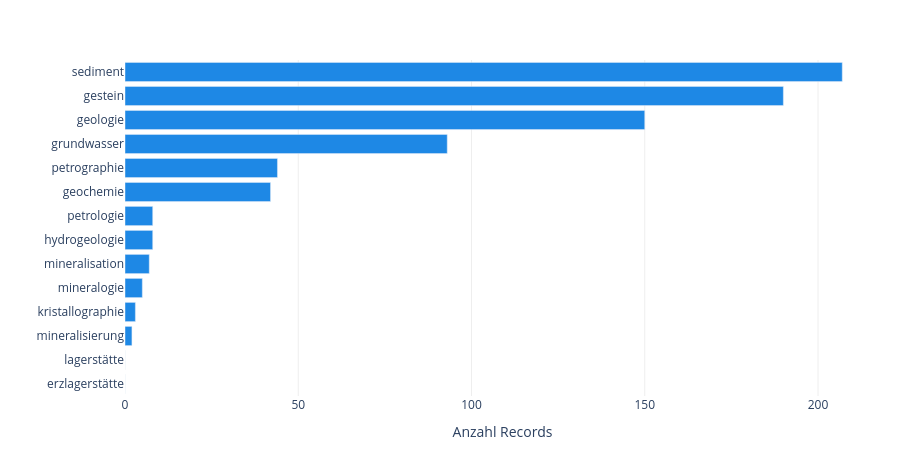

Notebook cell for this chart:
### Code cell
# Themen-Plot - visuell konsistent mit Repro-Stil

df_topics = df_retro_terms.sort_values("Gesamt", ascending=True)

fig = px.bar(
    df_topics,
    x="Gesamt",
    y="Begriff",
    orientation="h",
    #title="Häufigste Geo-Themen (Retroklassifikation 1945–1970)",
    labels={"Gesamt": "Anzahl Records", "Begriff": ""},
    color_discrete_sequence=["#1E88E5"],  # einfarbig (klarer Look)
)

fig.update_layout(
    plot_bgcolor="white",
    height=450,
    showlegend=False,
    bargap=0.2,  # etwas Abstand für Lesbarkeit
    margin=dict(l=100, r=20, t=60, b=40)  # schöner Rahmen
)

fig.update_xaxes(
    showgrid=True,
    gridcolor="#EEEEEE"
)

fig.update_yaxes(
    showgrid=False  # vertikales Grid unnötig
)

fig.show()

### Figure 1 — Plotly figure (JSON) as saved in the notebook; plotly's stock layout.template omitted (floating-point values rounded to 4 significant figures)
{"data": [{"hovertemplate": "Anzahl Records=%{x}<br>=%{y}<extra></extra>", "legendgroup": "", "marker": {"color": "#1E88E5", "pattern": {"shape": ""}}, "name": "", "orientation": "h", "showlegend": false, "textposition": "auto", "type": "bar", "x": [0, 0, 2, 3, 5, 7, 8, 8, 42, 44, 93, 150, 190, 207], "xaxis": "x", "y": ["erzlagerstätte", "lagerstätte", "mineralisierung", "kristallographie", "mineralogie", "mineralisation", "hydrogeologie", "petrologie", "geochemie", "petrographie", "grundwasser", "geologie", "gestein", "sediment"], "yaxis": "y"}], "layout": {"bargap": 0.2, "barmode": "relative", "height": 450, "legend": {"tracegroupgap": 0}, "margin": {"b": 40, "l": 100, "r": 20, "t": 60}, "plot_bgcolor": "white", "showlegend": false, "xaxis": {"anchor": "y", "domain": [0, 1], "gridcolor": "#EEEEEE", "showgrid": true, "title": {"text": "Anzahl Records"}}, "yaxis": {"anchor": "x", "domain": [0, 1], "showgrid": false, "title": {"text": ""}}}}
